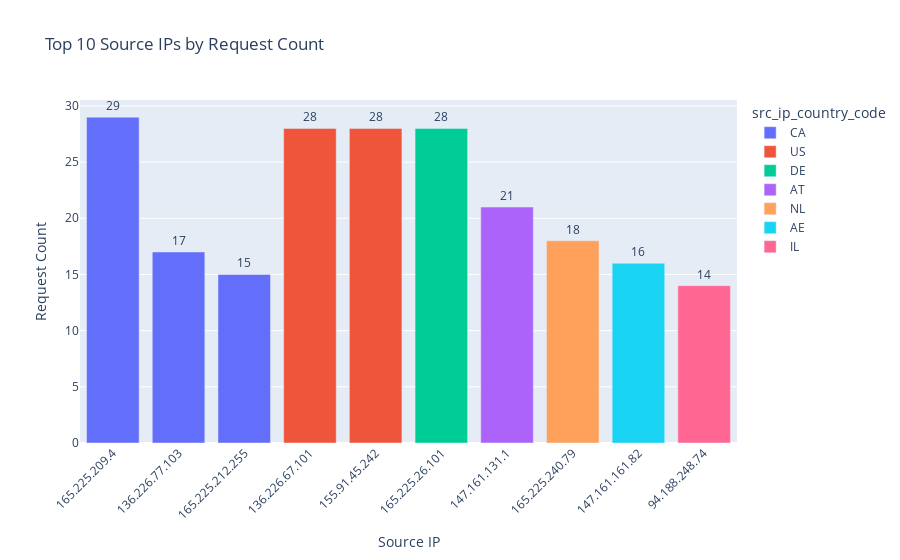

Write notebook code for a chart like this one.
### Code cell
top_ips = ip_summary.head(10).reset_index()

fig = px.bar(
    top_ips,
    x='src_ip',
    y='request_count',
    color='src_ip_country_code',
    text='request_count',
    title='Top 10 Source IPs by Request Count',
    labels={'src_ip': 'Source IP', 'request_count': 'Request Count'},
    height=500
)

fig.update_traces(textposition='outside')
fig.update_layout(xaxis_tickangle=-45)
fig.show()

### Figure 1 — Plotly figure (JSON) as saved in the notebook; plotly's stock layout.template omitted (floating-point values rounded to 4 significant figures)
{"data": [{"alignmentgroup": "True", "hovertemplate": "src_ip_country_code=CA<br>Source IP=%{x}<br>Request Count=%{text}<extra></extra>", "legendgroup": "CA", "marker": {"color": "#636efa", "pattern": {"shape": ""}}, "name": "CA", "offsetgroup": "CA", "orientation": "v", "showlegend": true, "text": [29, 17, 15], "textposition": "outside", "type": "bar", "x": ["165.225.209.4", "136.226.77.103", "165.225.212.255"], "xaxis": "x", "y": [29, 17, 15], "yaxis": "y"}, {"alignmentgroup": "True", "hovertemplate": "src_ip_country_code=US<br>Source IP=%{x}<br>Request Count=%{text}<extra></extra>", "legendgroup": "US", "marker": {"color": "#EF553B", "pattern": {"shape": ""}}, "name": "US", "offsetgroup": "US", "orientation": "v", "showlegend": true, "text": [28, 28], "textposition": "outside", "type": "bar", "x": ["136.226.67.101", "155.91.45.242"], "xaxis": "x", "y": [28, 28], "yaxis": "y"}, {"alignmentgroup": "True", "hovertemplate": "src_ip_country_code=DE<br>Source IP=%{x}<br>Request Count=%{text}<extra></extra>", "legendgroup": "DE", "marker": {"color": "#00cc96", "pattern": {"shape": ""}}, "name": "DE", "offsetgroup": "DE", "orientation": "v", "showlegend": true, "text": [28], "textposition": "outside", "type": "bar", "x": ["165.225.26.101"], "xaxis": "x", "y": [28], "yaxis": "y"}, {"alignmentgroup": "True", "hovertemplate": "src_ip_country_code=AT<br>Source IP=%{x}<br>Request Count=%{text}<extra></extra>", "legendgroup": "AT", "marker": {"color": "#ab63fa", "pattern": {"shape": ""}}, "name": "AT", "offsetgroup": "AT", "orientation": "v", "showlegend": true, "text": [21], "textposition": "outside", "type": "bar", "x": ["147.161.131.1"], "xaxis": "x", "y": [21], "yaxis": "y"}, {"alignmentgroup": "True", "hovertemplate": "src_ip_country_code=NL<br>Source IP=%{x}<br>Request Count=%{text}<extra></extra>", "legendgroup": "NL", "marker": {"color": "#FFA15A", "pattern": {"shape": ""}}, "name": "NL", "offsetgroup": "NL", "orientation": "v", "showlegend": true, "text": [18], "textposition": "outside", "type": "bar", "x": ["165.225.240.79"], "xaxis": "x", "y": [18], "yaxis": "y"}, {"alignmentgroup": "True", "hovertemplate": "src_ip_country_code=AE<br>Source IP=%{x}<br>Request Count=%{text}<extra></extra>", "legendgroup": "AE", "marker": {"color": "#19d3f3", "pattern": {"shape": ""}}, "name": "AE", "offsetgroup": "AE", "orientation": "v", "showlegend": true, "text": [16], "textposition": "outside", "type": "bar", "x": ["147.161.161.82"], "xaxis": "x", "y": [16], "yaxis": "y"}, {"alignmentgroup": "True", "hovertemplate": "src_ip_country_code=IL<br>Source IP=%{x}<br>Request Count=%{text}<extra></extra>", "legendgroup": "IL", "marker": {"color": "#FF6692", "pattern": {"shape": ""}}, "name": "IL", "offsetgroup": "IL", "orientation": "v", "showlegend": true, "text": [14], "textposition": "outside", "type": "bar", "x": ["94.188.248.74"], "xaxis": "x", "y": [14], "yaxis": "y"}], "layout": {"autosize": true, "barmode": "relative", "legend": {"title": {"text": "src_ip_country_code"}, "tracegroupgap": 0}, "title": {"text": "Top 10 Source IPs by Request Count"}, "xaxis": {"anchor": "y", "autorange": true, "domain": [0, 1], "range": [-0.5, 9.5], "tickangle": -45, "title": {"text": "Source IP"}, "type": "category"}, "yaxis": {"anchor": "x", "autorange": true, "domain": [0, 1], "range": [0, 30.53], "title": {"text": "Request Count"}, "type": "linear"}}}
